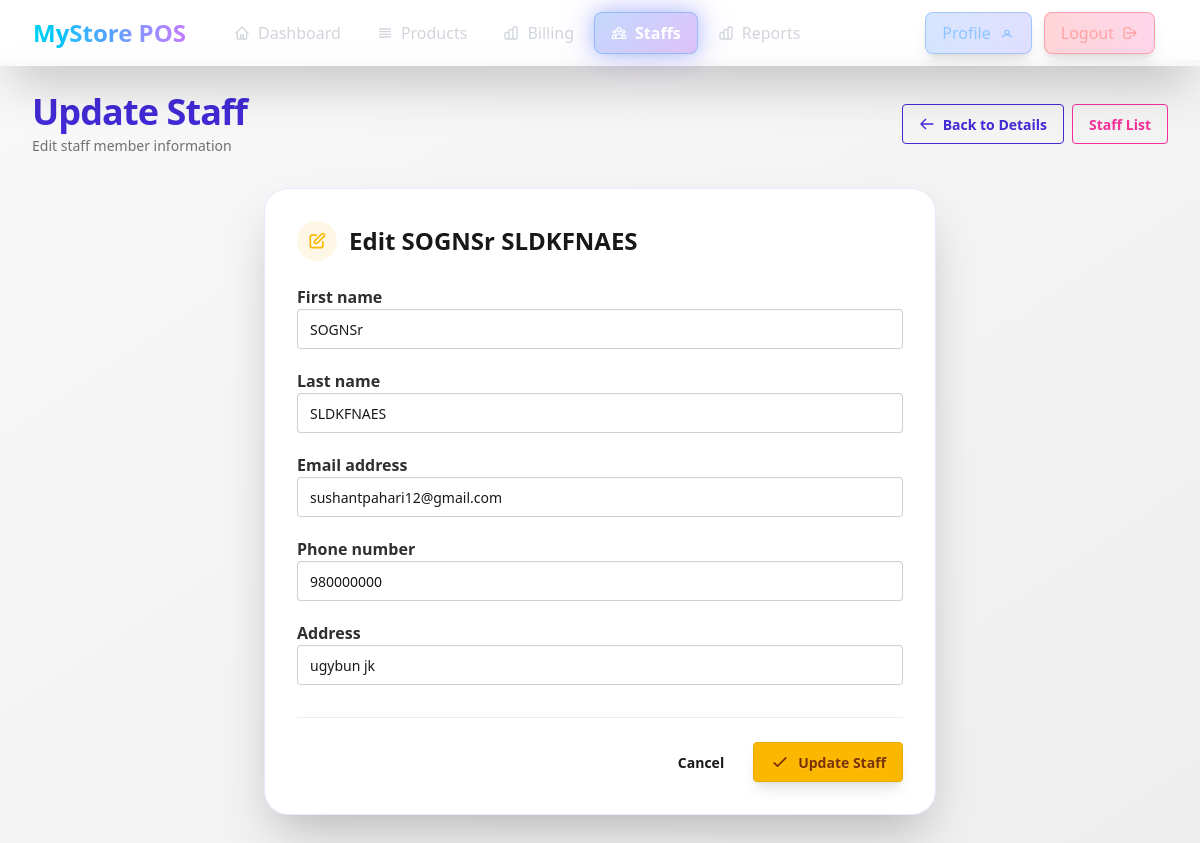
Page /shop/staffs/19/update/ (signed in) on the committed database.
### accounts/models.py (models this page shows, shortened)
class CustomUser(AbstractUser):
    class Roles(models.TextChoices):
        SHOP_ADMIN="shop_admin","Shop Admin"
        STAFF="staff","Staff"
    address = models.CharField(max_length=255, null=True, blank=True)
    phone_number = models.CharField(max_length=10, null=True, blank=True)
    profile_pic = models.ImageField(upload_to="profile_pics", null=True, blank=True)
    role=models.CharField(
        max_length=20,
        choices=Roles.choices,
        default=Roles.SHOP_ADMIN,
    )
    workplace = models.ForeignKey(
        'shop.Shop',
        on_delete=models.CASCADE,
        null=True,
        blank=True,
        related_name='staff_members'  # This is fine
    )

### shop/views.py (the view)
# urls.py: path('staffs/<int:pk>/update/', views.staff_update, name='staff_update'),
@login_required
def staff_update(request, pk):
    if request.user.role != CustomUser.Roles.SHOP_ADMIN:
        messages.error(request, "You do not have permission to update staff.")
        return redirect("shop:staffs")
    """Update staff information"""
    staff = get_object_or_404(
        CustomUser,
        id=pk,
        role=CustomUser.Roles.STAFF,
        workplace=request.user.shop  # Changed from shop to workplace
    )
    if request.method == "POST":
        form = StaffUpdateForm(request.POST, request.FILES, instance=staff, request=request)
        if form.is_valid():
            form.save()
            messages.success(request, "Staff information updated successfully!")
            return redirect('shop:staffs')
        else:
            messages.error(request, "Please correct the errors below.")
    else:
        form = StaffUpdateForm(instance=staff, request=request)
    context = {
        "form": form,
        "staff": staff,
    }
    return render(request, "shop/staffs-update.html", context)

### shop/forms.py (shortened to what this page needs)
class StaffUpdateForm(forms.ModelForm):
    class Meta:
        model = CustomUser
        fields = [
            "first_name",
            "last_name",
            "email",
            "phone_number",
            "address",
        ]
    def __init__(self, *args, **kwargs):
        self.request = kwargs.pop("request", None)
        super().__init__(*args, **kwargs)

### common/templatetags/form_extras.py (called while the page is built)
@register.filter
def add_class(field, css_class):
    if not isinstance(field, BoundField):
        return field
    existing_classes = field.field.widget.attrs.get("class", "")
    if existing_classes:
        new_classes = f"{existing_classes} {css_class}"
    else:
        new_classes = css_class
    field_copy = field
    field_copy.field.widget.attrs["class"] = new_classes
    return field_copy

### shop/templates/shop/staffs-update.html (shortened to what this page needs)
{% extends 'base.html' %}
{% load form_extras %}
{% block content %}
<main class="min-h-screen flex flex-col p-4 md:p-8 w-full bg-gradient-to-br from-base-200 to-base-300 pt-16 mt-15">
    <div class="flex flex-col md:flex-row justify-between items-start md:items-center mb-8 gap-4">
        <div>
            <h1 class="text-4xl font-extrabold text-primary mb-1 tracking-tight">Update Staff</h1>
            <p class="text-base-content/60 text-sm">Edit staff member information</p>
        </div>
        <div class="flex gap-2">
            <a href="{% url 'shop:staff_detail' staff.id %}" class="btn btn-outline btn-primary gap-2">
                <svg xmlns="http://www.w3.org/2000/svg" class="h-4 w-4" fill="none" viewBox="0 0 24 24" stroke="currentColor">
                    <path stroke-linecap="round" stroke-linejoin="round" stroke-width="2" d="M10 19l-7-7m0 0l7-7m-7 7h18" />
                </svg>
                Back to Details
            </a>
            <a href="{% url 'shop:staffs' %}" class="btn btn-outline btn-secondary gap-2">
                Staff List
            </a>
        </div>
    </div>
    <div class="max-w-2xl mx-auto w-full">
        <div class="shadow-2xl rounded-3xl p-8 bg-base-100 border border-primary/10">
            <div class="flex items-center gap-3 mb-6">
                <div class="w-10 h-10 rounded-full bg-warning/10 flex items-center justify-center">
                </div>
                <h2 class="text-2xl font-bold text-base-content">Edit {{ staff.get_full_name }}</h2>
            </div>
            <form method="post" class="space-y-5">
                {% for field in form %}
                <fieldset class="form-control">
                    <label class="label">
                        <span class="label-text font-semibold text-base-content/90">{{ field.label }}</span>
                    </label>
                    {{ field|add_class:"input input-bordered w-full focus:input-primary focus:outline-offset-0 transition-all" }}
                </fieldset>
                {% endfor %}
                <div class="flex gap-3 justify-end mt-8 pt-6 border-t border-base-300">
                    <a href="{% url 'shop:staff_detail' staff.id %}" class="btn btn-ghost">Cancel</a>
                    <button type="submit" class="btn btn-warning shadow-lg hover:shadow-xl hover:scale-[1.02] transition-all duration-200 flex items-center justify-center gap-2">
                        <svg xmlns="http://www.w3.org/2000/svg" class="h-5 w-5" fill="none" viewBox="0 0 24 24" stroke="currentColor">
                            <path stroke-linecap="round" stroke-linejoin="round" stroke-width="2" d="M5 13l4 4L19 7" />
                        </svg>
                        Update Staff
                    </button>
                </div>
            </form>
        </div>
    </div>
</main>
{% endblock %}

### rows in the picture
CustomUser: get_full_name "SOGNSr SLDKFNAES", form "SOGNSr" "SLDKFNAES" "sushantpahari12@gmail.com" "980000000" "ugybun jk"

### other values in the picture
{{ field.label }} "First name" "Last name" "Email address" "Phone number" "Address"
